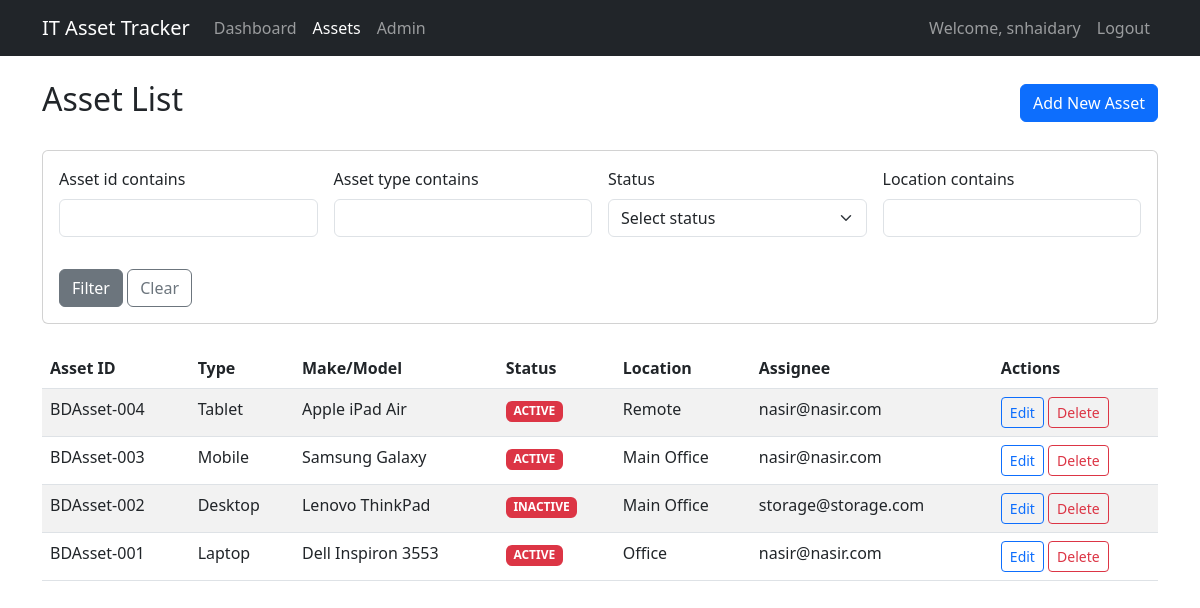
The app's page /assets/ (signed in), older data.
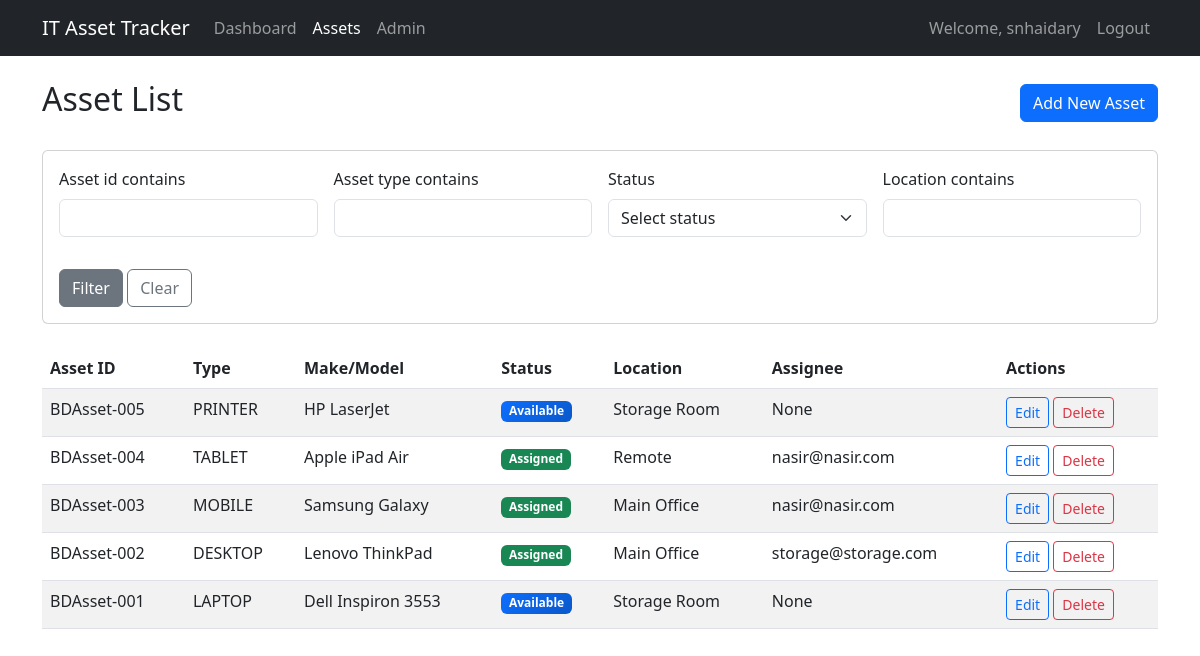
The same page, newer data.
### assets/models.py (models this page shows, shortened)
class Asset(models.Model):
    STATUS_CHOICES = [
        ('ASSIGNED', 'Assigned'),
        ('AVAILABLE', 'Available'),
        ('IN_REPAIR', 'In-repair'),
        ('RETIRED', 'Retired'),
    ]
    CONDITION_CHOICES = [
        ('WORKING', 'Working'),
        ('SOFTWARE_ISSUE', 'Software-issue'),
        ('HARDWARE_ISSUE', 'Hardware-issue'),
        ('DAMAGED', 'Damaged'),
    ]
    ASSET_TYPE_CHOICES = [
        ('LAPTOP', 'Laptop'),
        ('DESKTOP', 'Desktop'),
        ('MOBILE', 'Mobile'),
        ('TABLET', 'Tablet'),
        ('PRINTER', 'Printer'),
        ('SCANNER', 'Scanner'),
        ('PROJECTOR', 'Projector'),
        ('SERVER', 'Server'),
        ('NETWORK_DEVICE', 'Network Device'),
        ('MONITOR', 'Monitor'),
        ('SCREEN', 'Screen'),
        ('TV', 'TV'),
        ('ROBOTS', 'Robots'),
        ('UPS', 'UPS'),
        ('EXTERNAL_DRIVE', 'External Drive'),
        ('OTHER', 'Other'),
    ]
    OS_CHOICES = [
        ('WINDOWS', 'Windows'),
        ('MACOS', 'macOS'),
        ('LINUX', 'Linux'),
        ('ANDROID', 'Android'),
        ('IOS', 'iOS'),
        ('CHROMEOS', 'ChromeOS'),
        ('HYPEROS', 'HyperOS'),
        ('OTHER', 'Other'),
    ]
    registration_date = models.DateTimeField(default=timezone.now)
    asset_id = models.CharField(max_length=50, unique=True)
    asset_type = models.CharField(max_length=100, choices=ASSET_TYPE_CHOICES)
    make = models.CharField(max_length=100)
    model = models.CharField(max_length=100)
    serial_number = models.CharField(max_length=100, unique=True)
    operating_system = models.CharField(max_length=100, choices=OS_CHOICES)
    processor = models.CharField(max_length=100, blank=True)
    ram = models.IntegerField(validators=[MinValueValidator(0)], blank=True, null=True)
    storage = models.IntegerField(validators=[MinValueValidator(0)], blank=True, null=True)
    location = models.CharField(max_length=200)
    status = models.CharField(max_length=20, choices=STATUS_CHOICES, default='AVAILABLE')
    assignee = models.EmailField(blank=True, null=True)  # Made optional
    condition = models.CharField(max_length=20, choices=CONDITION_CHOICES, default='NEW')
    notes = models.TextField(blank=True)
    class Meta:
        ordering = ['-registration_date']

### assets/views.py (the view)
# urls.py: path('', AssetListView.as_view(), name='asset-list'),
class AssetListView(LoginRequiredMixin, ListView):
    model = Asset
    template_name = 'assets/asset_list.html'
    context_object_name = 'assets'
    paginate_by = 10
    def get_queryset(self):
        queryset = Asset.objects.all()
        self.filterset = AssetFilter(self.request.GET, queryset=queryset)
        return self.filterset.qs
    def get_context_data(self, **kwargs):
        context = super().get_context_data(**kwargs)
        context['filter'] = self.filterset
        return context

### templates/assets/asset_list.html (shortened to what this page needs)
{% extends 'base.html' %}
{% load crispy_forms_tags %}
{% block content %}
<div class="row">
    <div class="col-md-12">
        <div class="d-flex justify-content-between align-items-center mb-4">
            <h2>Asset List</h2>
            <a href="{% url 'asset-create' %}" class="btn btn-primary">Add New Asset</a>
        </div>
        <div class="card mb-4">
            <div class="card-body">
                <form method="get" class="row g-3">
                    <div class="col-md-3">
                        {{ filter.form.asset_id|as_crispy_field }}
                    </div>
                    <div class="col-md-3">
                        {{ filter.form.asset_type|as_crispy_field }}
                    </div>
                    <div class="col-md-3">
                        {{ filter.form.status|as_crispy_field }}
                    </div>
                    <div class="col-md-3">
                        {{ filter.form.location|as_crispy_field }}
                    </div>
                    <div class="col-12">
                        <button type="submit" class="btn btn-secondary">Filter</button>
                        <a href="{% url 'asset-list' %}" class="btn btn-outline-secondary">Clear</a>
                    </div>
                </form>
            </div>
        </div>
        <div class="table-responsive">
            <table class="table table-striped">
                <thead>
                    <tr>
                        <th>Asset ID</th>
                        <th>Type</th>
                        <th>Make/Model</th>
                        <th>Status</th>
                        <th>Location</th>
                        <th>Assignee</th>
                        <th>Actions</th>
                    </tr>
                </thead>
                <tbody>
                    {% for asset in assets %}
                    <tr>
                        <td>{{ asset.asset_id }}</td>
                        <td>{{ asset.asset_type }}</td>
                        <td>{{ asset.make }} {{ asset.model }}</td>
                        <td>
                            <span class="badge {% if asset.status == 'AVAILABLE' %}bg-primary{% elif asset.status == 'ASSIGNED' %}bg-success{% elif asset.status == 'IN_REPAIR' %} text-white{% elif asset.status == 'RETIRED' %} text-white{% else %}bg-danger{% endif %}" >
                                {{ asset.get_status_display }}
                            </span>
                        </td>
                        <td>{{ asset.location }}</td>
                        <td>{{ asset.assignee }}</td>
                        <td>
                            <a href="{% url 'asset-update' asset.pk %}" class="btn btn-sm btn-outline-primary">Edit</a>
                            <a href="{% url 'asset-delete' asset.pk %}" class="btn btn-sm btn-outline-danger">Delete</a>
                        </td>
                    </tr>
                    {% empty %}
                    <tr>
                        <td colspan="7" class="text-center">No assets found.</td>
                    </tr>
                    {% endfor %}
                </tbody>
            </table>
        </div>
    </div>
</div>
{% endblock %}

Row changes from the older to the newer data that the page shows:
added Asset: asset_id "BDAsset-005", asset_type "PRINTER", make "HP", model "LaserJet", status "Available", location "Storage Room", assignee "None"
changed Asset "BDAsset-004": asset_type "Tablet" → "TABLET"; status "ACTIVE" → "Assigned"
changed Asset "BDAsset-003": asset_type "Mobile" → "MOBILE"; status "ACTIVE" → "Assigned"
changed Asset "BDAsset-002": asset_type "Desktop" → "DESKTOP"; status "INACTIVE" → "Assigned"
changed Asset "BDAsset-001": asset_type "Laptop" → "LAPTOP"; status "ACTIVE" → "Available"; location "Office" → "Storage Room"; assignee "nasir@nasir.com" → "None"
